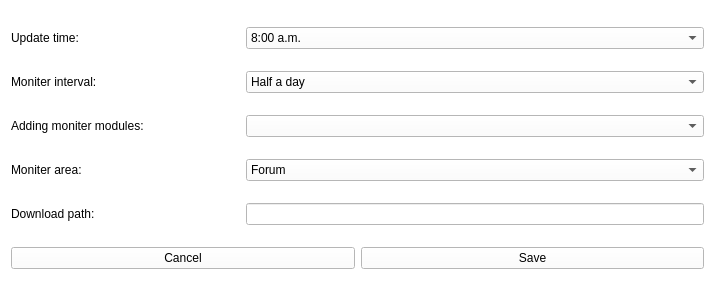
<?xml version="1.0" encoding="UTF-8"?>
<ui version="4.0">
 <class>SettingForm</class>
 <widget class="QWidget" name="SettingForm">
  <property name="geometry">
   <rect>
    <x>0</x>
    <y>0</y>
    <width>715</width>
    <height>296</height>
   </rect>
  </property>
  <property name="minimumSize">
   <size>
    <width>715</width>
    <height>296</height>
   </size>
  </property>
  <property name="windowTitle">
   <string>Form</string>
  </property>
  <property name="styleSheet">
   <string notr="true">background-color: rgb(255, 255, 255);</string>
  </property>
  <layout class="QVBoxLayout" name="verticalLayout_2">
   <item>
    <layout class="QHBoxLayout" name="horizontalLayout" stretch="1,2">
     <item>
      <widget class="QLabel" name="label_2">
       <property name="text">
        <string>Update time:</string>
       </property>
      </widget>
     </item>
     <item>
      <widget class="QComboBox" name="comboBox_1">
       <item>
        <property name="text">
         <string>8:00 a.m.</string>
        </property>
       </item>
       <item>
        <property name="text">
         <string>12.00 a.m.</string>
        </property>
       </item>
       <item>
        <property name="text">
         <string>4.00 p.m.</string>
        </property>
       </item>
       <item>
        <property name="text">
         <string>6.00 p.m.</string>
        </property>
       </item>
      </widget>
     </item>
    </layout>
   </item>
   <item>
    <layout class="QHBoxLayout" name="horizontalLayout_2" stretch="1,2">
     <item>
      <widget class="QLabel" name="label_3">
       <property name="text">
        <string>Moniter interval:</string>
       </property>
      </widget>
     </item>
     <item>
      <widget class="QComboBox" name="comboBox_2">
       <item>
        <property name="text">
         <string>Half a day</string>
        </property>
       </item>
       <item>
        <property name="text">
         <string>A day</string>
        </property>
       </item>
      </widget>
     </item>
    </layout>
   </item>
   <item>
    <layout class="QHBoxLayout" name="horizontalLayout_4" stretch="1,2">
     <item>
      <widget class="QLabel" name="label">
       <property name="text">
        <string>Adding moniter modules:</string>
       </property>
      </widget>
     </item>
     <item>
      <widget class="QComboBox" name="comboBox_3"/>
     </item>
    </layout>
   </item>
   <item>
    <layout class="QHBoxLayout" name="horizontalLayout_5" stretch="1,2">
     <item>
      <widget class="QLabel" name="label_4">
       <property name="text">
        <string>Moniter area:</string>
       </property>
      </widget>
     </item>
     <item>
      <widget class="QComboBox" name="comboBox_4">
       <item>
        <property name="text">
         <string>Forum</string>
        </property>
       </item>
      </widget>
     </item>
    </layout>
   </item>
   <item>
    <layout class="QHBoxLayout" name="horizontalLayout_6" stretch="1,2">
     <item>
      <widget class="QLabel" name="label_5">
       <property name="text">
        <string>Download path:</string>
       </property>
      </widget>
     </item>
     <item>
      <widget class="QLineEdit" name="down_lineEdit"/>
     </item>
    </layout>
   </item>
   <item>
    <layout class="QHBoxLayout" name="horizontalLayout_3">
     <item>
      <widget class="QPushButton" name="cancel_pushButton">
       <property name="text">
        <string>Cancel</string>
       </property>
      </widget>
     </item>
     <item>
      <widget class="QPushButton" name="save_pushButton">
       <property name="text">
        <string>Save</string>
       </property>
      </widget>
     </item>
    </layout>
   </item>
  </layout>
 </widget>
 <resources/>
 <connections/>
</ui>
